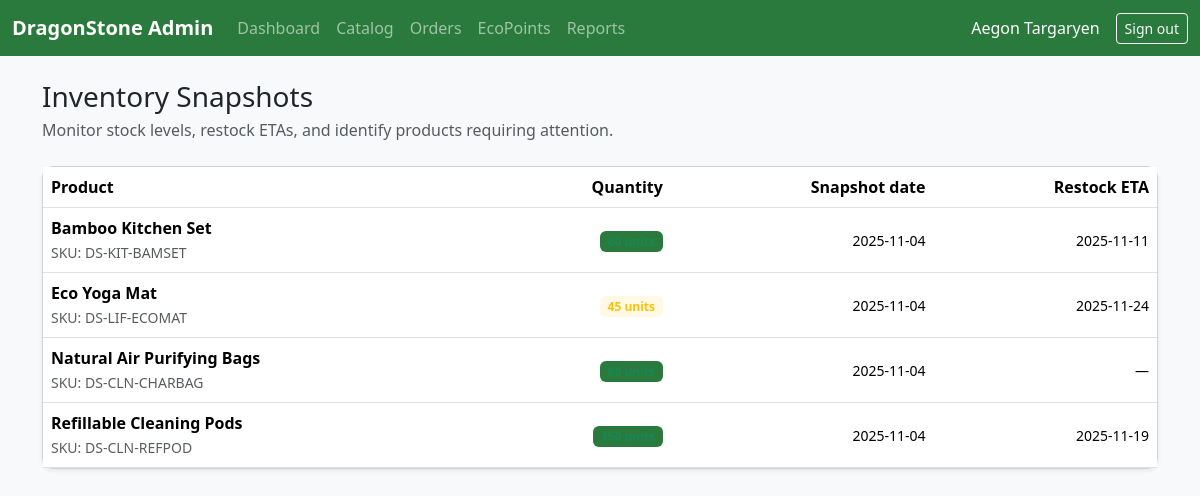
Screenshot of /admin/inventory.php (signed in) with the database file from the repository.
### tables this page shows
CREATE TABLE inventory_snapshots (
    id INT UNSIGNED AUTO_INCREMENT PRIMARY KEY,
    product_id INT UNSIGNED NOT NULL,
    quantity INT NOT NULL,
    snapshot_date DATE NOT NULL,
    restock_eta DATE NULL,
    created_at TIMESTAMP DEFAULT CURRENT_TIMESTAMP,
    FOREIGN KEY (product_id) REFERENCES products(id)
        ON DELETE CASCADE ON UPDATE CASCADE
);

CREATE TABLE products (
    id INT UNSIGNED AUTO_INCREMENT PRIMARY KEY,
    category_id INT UNSIGNED NOT NULL,
    sku VARCHAR(40) NOT NULL UNIQUE,
    name VARCHAR(120) NOT NULL,
    summary VARCHAR(255) NOT NULL,
    description TEXT NULL,
    price DECIMAL(10,2) NOT NULL,
    subscription_eligible TINYINT(1) DEFAULT 0,
    sustainability_score TINYINT UNSIGNED DEFAULT 0,
    carbon_footprint_kg DECIMAL(8,2) DEFAULT NULL,
    created_at TIMESTAMP DEFAULT CURRENT_TIMESTAMP,
    updated_at TIMESTAMP DEFAULT CURRENT_TIMESTAMP ON UPDATE CURRENT_TIMESTAMP,
    FOREIGN KEY (category_id) REFERENCES categories(id)
        ON DELETE RESTRICT ON UPDATE CASCADE
);

### src/helpers.php (called while the page is built, shortened)
<?php
function renderAdmin(string $view, array $data = []): void
{
    $baseViewPath = __DIR__ . '/views/';
    $viewPath = $baseViewPath . $view . '.php';
    $defaultData = [
        'appName' => $_ENV['APP_NAME'] ?? 'DragonStone Admin',
        'baseUrl' => $_ENV['APP_URL'] ?? '/',
        'flash' => pull_flash(),
        'adminName' => $_SESSION['admin_name'] ?? 'Team Member',
        'permissions' => $data['permissions'] ?? [],
        'activeCurrency' => CurrencyService::getActiveCurrency(),
    ];
    extract(array_merge($defaultData, $data));
    require $baseViewPath . 'layout/admin-header.php';
    require $viewPath;
    require $baseViewPath . 'layout/admin-footer.php';
}
function pull_flash(): ?array
{
    return null;
}

### admin/inventory.php (called while the page is built, shortened)
<?php
$basePath = realpath(__DIR__ . '/..');
require_once $basePath . '/src/helpers.php';
$pdo = databaseConnection();
$adminId = AdminAuth::id();
$permissions = AdminRepository::permissions($pdo, $adminId ?? 0);
$snapshots = $pdo->query(
    'SELECT i.*, p.name, p.sku
     FROM inventory_snapshots i
     INNER JOIN products p ON i.product_id = p.id
     ORDER BY i.snapshot_date DESC, p.name'
)->fetchAll() ?: [];
renderAdmin('admin/inventory', [
    'title' => 'Inventory Snapshots',
    'snapshots' => $snapshots,
    'permissions' => $permissions,
]);

### src/views/admin/inventory.php (the view, shortened to what this page needs)
<div class="mb-4">
    <h2 class="h3 mb-1">Inventory Snapshots</h2>
    <p class="text-muted">Monitor stock levels, restock ETAs, and identify products requiring attention.</p>
</div>
<div class="card shadow-sm">
    <div class="table-responsive">
        <table class="table align-middle mb-0">
            <thead>
            <tr>
                <th>Product</th>
                <th class="text-end">Quantity</th>
                <th class="text-end">Snapshot date</th>
                <th class="text-end">Restock ETA</th>
            </tr>
            </thead>
            <tbody>
            <?php if (empty($snapshots)): ?>
                <tr><td colspan="4" class="text-center text-muted py-4">No inventory records available.</td></tr>
            <?php else: ?>
                <?php foreach ($snapshots as $snapshot): ?>
                    <tr>
                        <td>
                            <div class="fw-semibold"><?= htmlspecialchars($snapshot['name']) ?></div>
                            <small class="text-muted">SKU: <?= htmlspecialchars($snapshot['sku']) ?></small>
                        </td>
                        <td class="text-end">
                            <span class="badge bg-<?= (int)$snapshot['quantity'] < 50 ? 'warning' : 'success' ?> bg-opacity-10 text-<?= (int)$snapshot['quantity'] < 50 ? 'warning' : 'success' ?>">
                                <?= (int)$snapshot['quantity'] ?> units
                            </span>
                        </td>
                        <td class="text-end"><small><?= htmlspecialchars($snapshot['snapshot_date']) ?></small></td>
                        <td class="text-end"><small><?= $snapshot['restock_eta'] ? htmlspecialchars($snapshot['restock_eta']) : '—' ?></small></td>
                    </tr>
                <?php endforeach; ?>
            <?php endif; ?>
            </tbody>
        </table>
    </div>
</div>

### admin/assets/admin.css (style rules this page uses)
html, body { height: 100%; }
body { background-color: #f4f7f2; display: flex; flex-direction: column; }
.card { border-radius: 0.75rem; }
.btn-success, .bg-success { background-color: #2b7a3d !important; }

### rows the page displays
inventory_snapshots: product.name "Bamboo Kitchen Set", product.sku "DS-KIT-BAMSET", snapshot_date "2025-11-04", restock_eta "2025-11-11"
inventory_snapshots: product.name "Eco Yoga Mat", product.sku "DS-LIF-ECOMAT", quantity "45", snapshot_date "2025-11-04", restock_eta "2025-11-24"
inventory_snapshots: product.name "Natural Air Purifying Bags", product.sku "DS-CLN-CHARBAG", snapshot_date "2025-11-04"
inventory_snapshots: product.name "Refillable Cleaning Pods", product.sku "DS-CLN-REFPOD", snapshot_date "2025-11-04", restock_eta "2025-11-19"

### other values shown
$adminName "Aegon Targaryen"
